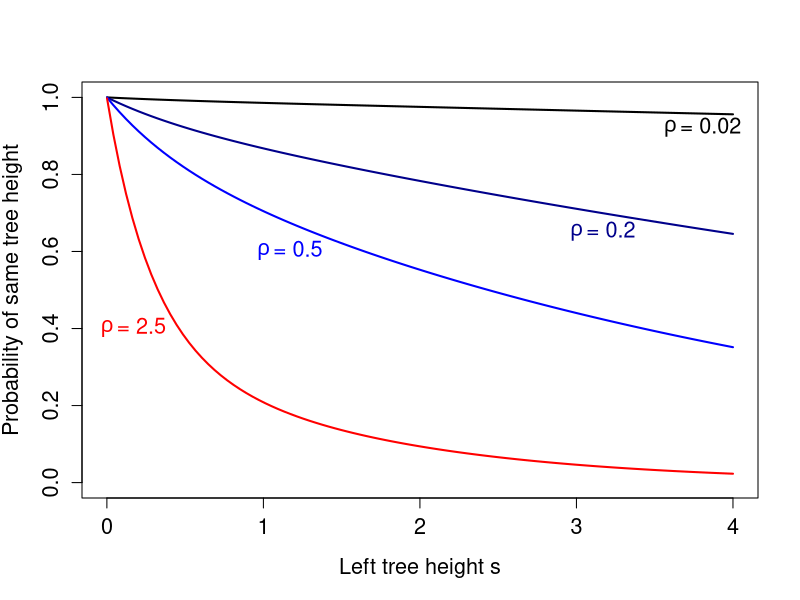

Generate this figure with R:
#setwd("C:/Users/asger/Projects/ParticleFilter/Programs/")
##---------------------------------------------------
## Simonsen-Churchill model: Probability of a change
## Lemma 2, equation (4) in Hobolth and Jensen (2014)
##---------------------------------------------------
## Need expm package: install.packages("expm")
library("expm")
##--------------------------------------------------------
##----------- Simonsen-Churchill rate matrix -------------
##--------------------------------------------------------
## Name: ARGRateM
## Input: rho: recombination rate
## Output: 8x8 Simonsen-Churchill rate matrix
## Comments: This is the rate matrix in Fig 1a in
##           Hobolth and Jensen (2014, TPB)
##--------------------------------------------------------
ARGRateM <- function(rho){
  RateM <-
    matrix(c(0,rho,0,0,0,0,0,1,
             1,0,rho/2,1,1,0,0,0,             
             0,4,0,0,0,1,1,0,
             0,0,0,0,0,rho/2,0,1,
             0,0,0,0,0,0,rho/2,1,
             0,0,0,2,0,0,0,1,
             0,0,0,0,2,0,0,1,
             0,0,0,0,0,0,0,1,
             0,0,0,0,0,0,0,0),nrow=8,ncol=8,byrow=TRUE)
  ## Get diagonals right
  for (rw in 1:8){
    RateM[rw,rw] <- -sum(RateM[rw,])
  }
  return(RateM)
}
## Example
rho <- 0.1 ; ARGRateMat <- ARGRateM(rho)
##--------------------------------------------------------
## Name: ARGHoldingTime
## Purpose: Holding time for ARG (prb for staying in state)
## Input: Parameter: rho
##        Values of left locus coalescent: s.vec
## Output: Probability vector p.vec corresponding to s.vec
## Comments: This is eq (4) in Hobolth and Jensen (2014, TPB)
##--------------------------------------------------------
ARGHoldingTime <- function(rho,s.vec){
  ARGRateMat <- ARGRateM(rho)
  n <- length(s.vec)
  p.vec <- rep(0,n)
  for (i in 1:n){
    p.vec[i] <- expm((ARGRateMat*s.vec[i]))[1,1]/exp(-s.vec[i])
  }
  return(p.vec)
}
## Reproduce ARG part of Figure 4 in Hobolth and Jensen (2014, TPB)
n <- 100 ; s.vec <- seq(from=0.001,to=4.0,length=n) 
rho <- 0.02 ; p.vec <- ARGHoldingTime(rho,s.vec)
rho1 <- 0.2 ; p.vec1 <- ARGHoldingTime(rho1,s.vec)
rho2 <- 0.5 ; p.vec2 <- ARGHoldingTime(rho2,s.vec)
rho3 <- 2.5 ; p.vec3 <- ARGHoldingTime(rho3,s.vec)
#pdf("ChangePrb.pdf",width=8.0,height=8.0)
plot(s.vec,p.vec,
     xlab="Left tree height s",ylab="Probability of same tree height",ylim=c(0,1),
     type="l",lwd=2,col="black",
     cex.axis=1.3,cex.lab=1.3)
points(s.vec,p.vec1,col="darkblue",type="l",lwd=2)
points(s.vec,p.vec2,col="blue",type="l",lwd=2)
points(s.vec,p.vec3,col="red",type="l",lwd=2)
text(0,0.4,expression(rho),cex=1.3,col="red") 
text(0,0.4,paste("=",round(rho3,digits=2)),pos=4,cex=1.3,col="red")
text(1,0.6,expression(rho),cex=1.3,col="blue")
text(1,0.6,paste("=",round(rho2,digits=2)),pos=4,cex=1.3,col="blue")
text(3,0.65,expression(rho),cex=1.3,col="darkblue")
text(3,0.65,paste("=",round(rho1,digits=2)),pos=4,cex=1.3,col="darkblue")
text(3.6,0.92,expression(rho),cex=1.3,col="black")
text(3.6,0.92,paste("=",round(rho,digits=2)),pos=4,cex=1.3,col="black")
#dev.off()
